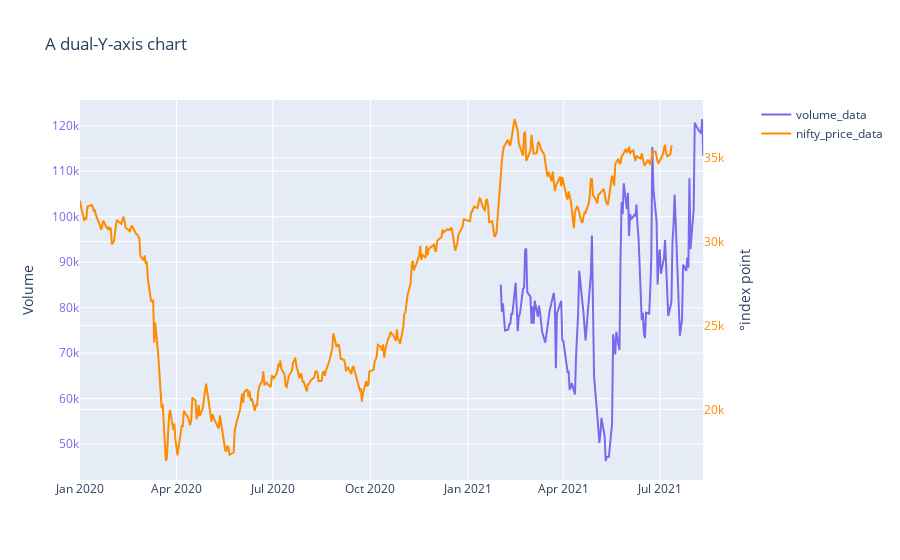

Notebook code for this chart:
### Code cell
from plotly.subplots import make_subplots
fig = make_subplots(specs=[[{"secondary_y": True}]])

fig.add_scatter(secondary_y=False, x=fii_data['Date'], y=fii_data['Future Index Long'],
                marker_color="MediumSlateBlue", name="volume_data")

fig.add_scatter(secondary_y=True,  x=nifty_data['date'], y=nifty_data['close'],
                marker_color="DarkOrange", name="nifty_price_data")

fig.update_yaxes(secondary_y=False,
                 tickfont_color="MediumSlateBlue", title="Volume")

fig.update_yaxes(secondary_y=True,
                 tickfont_color="DarkOrange", title="°index point")

fig.update_layout(title_text="A dual-Y-axis chart")
fig.show()

### Figure 1 — Plotly figure (JSON) as saved in the notebook; plotly's stock layout.template omitted (floating-point values rounded to 4 significant figures; data arrays with more than 128 entries replaced by an {"elided": "..."} marker saying what was removed)
{"data": [{"marker": {"color": "MediumSlateBlue"}, "name": "volume_data", "type": "scatter", "x": {"elided": "131 str values"}, "xaxis": "x", "y": {"elided": "131 int values"}, "yaxis": "y"}, {"marker": {"color": "DarkOrange"}, "name": "nifty_price_data", "type": "scatter", "x": {"elided": "383 str values"}, "xaxis": "x", "y": {"elided": "383 float values"}, "yaxis": "y2"}], "layout": {"title": {"text": "A dual-Y-axis chart"}, "xaxis": {"anchor": "y", "domain": [0, 0.94]}, "yaxis": {"anchor": "x", "domain": [0, 1], "tickfont": {"color": "MediumSlateBlue"}, "title": {"text": "Volume"}}, "yaxis2": {"anchor": "x", "overlaying": "y", "side": "right", "tickfont": {"color": "DarkOrange"}, "title": {"text": "°index point"}}}}
